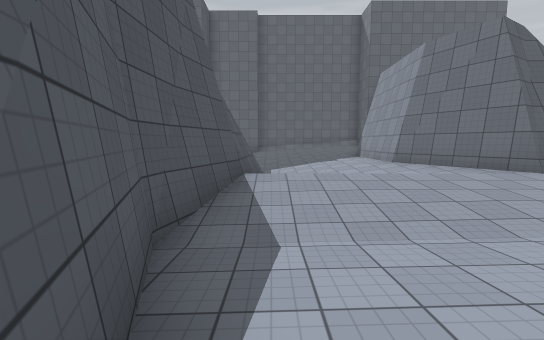
view 1 (above)

22 first-person views from a walk through a Unity game level. The camera is 1.5 m above the floor, tilts 6° down and sees 90° across. The floor is counted in squares, 2 m on a side. Each view is taken from the middle of a square. On the plan, view 1 faces up. The plan holds only what a view shows up to about 10 squares ahead; the rest is blank. The place goes on beyond the plan. The player character is not drawn. Door leaves are left out, so doorways stand open. Surface patterns are stand-ins for the level's own textures.

view 2
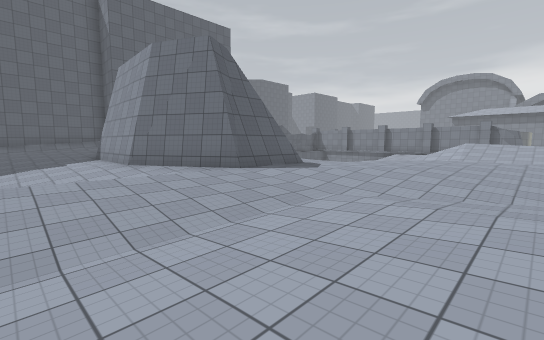

view 3
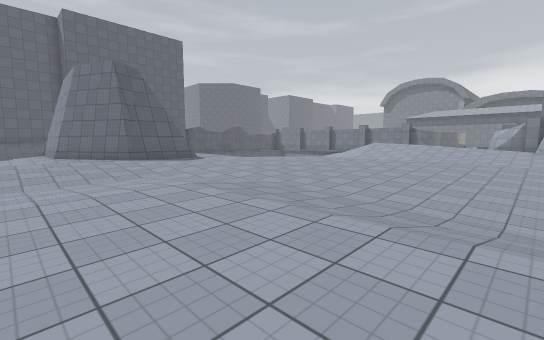

view 4
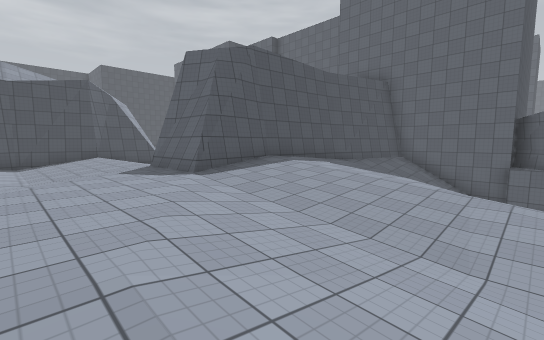

view 5
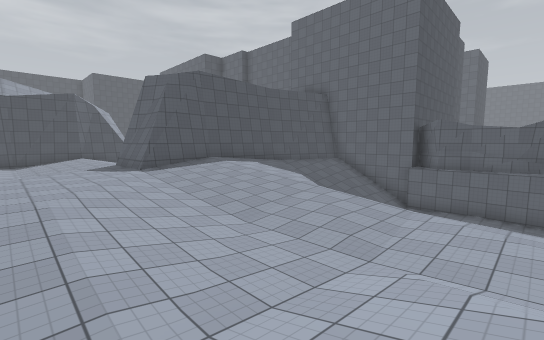

view 6
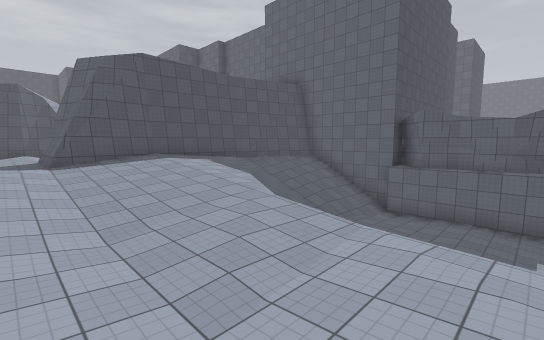

view 7
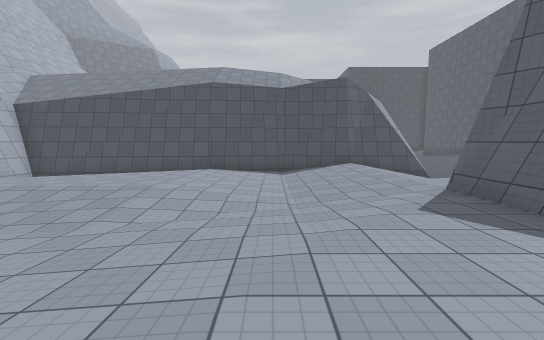

view 8
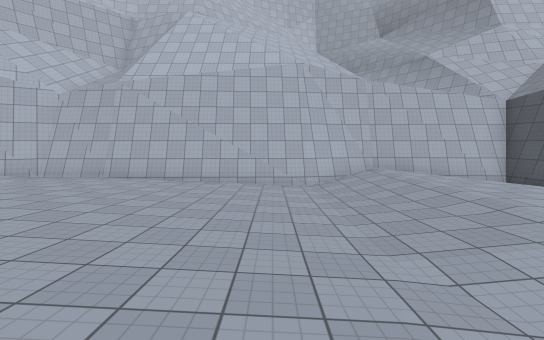

view 9
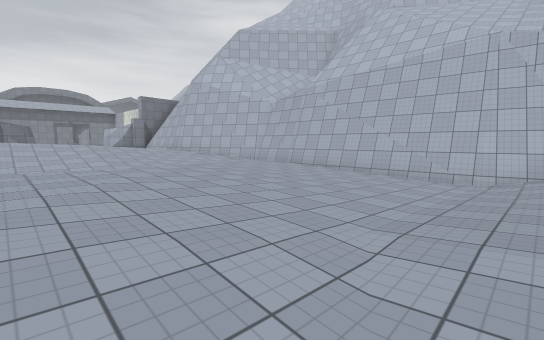

view 10
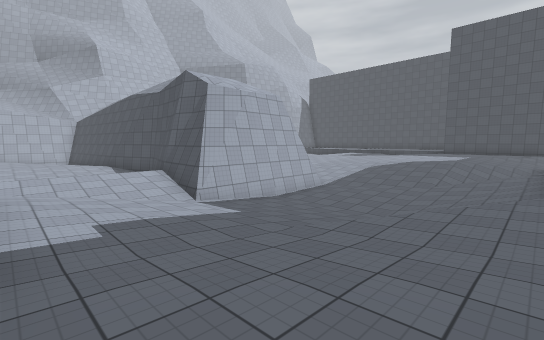

view 11
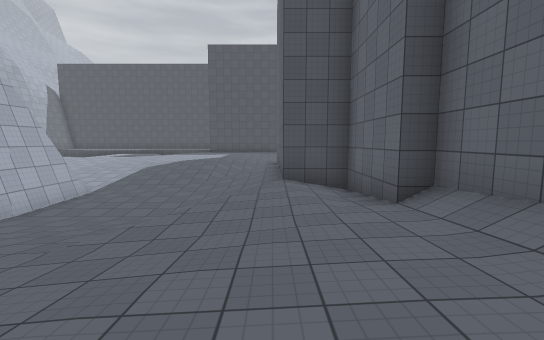

view 12
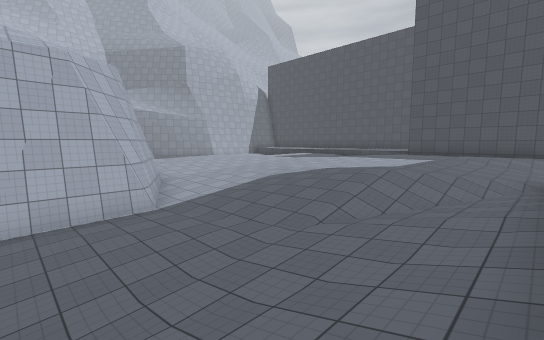

view 13
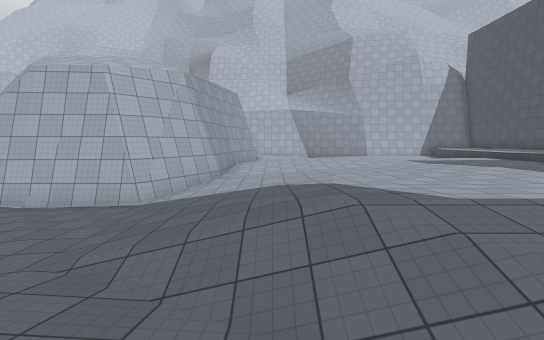

view 14
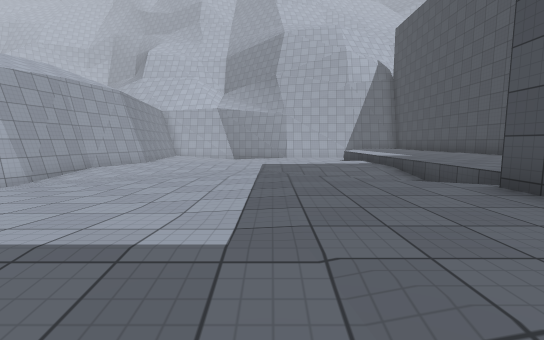

view 15
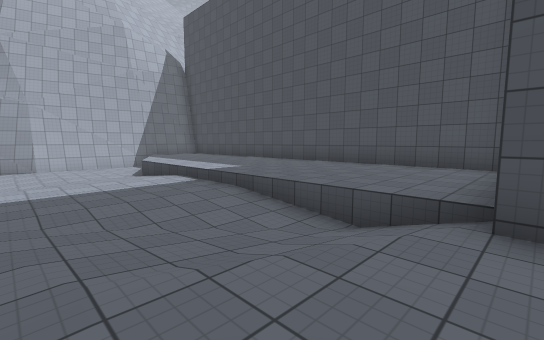

view 16
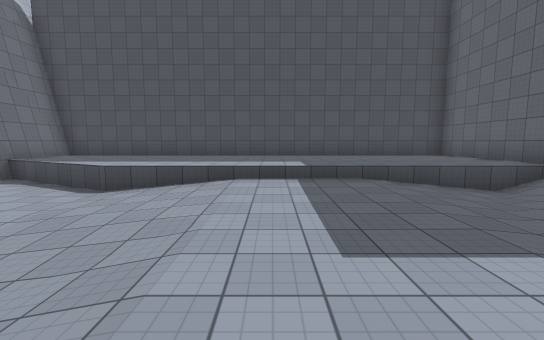

view 17
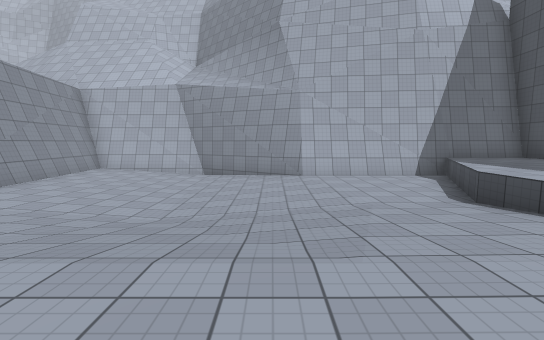

view 18
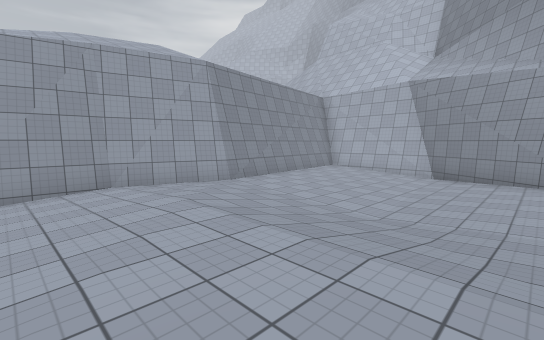

view 19
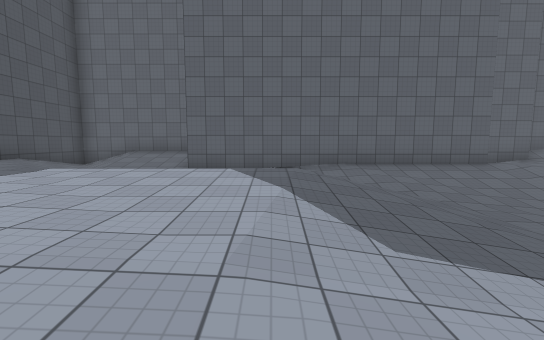

view 20
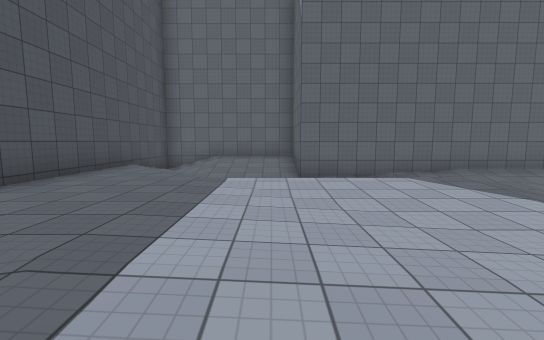

view 21
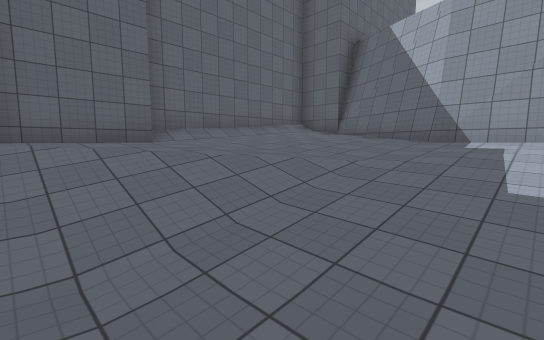

view 22
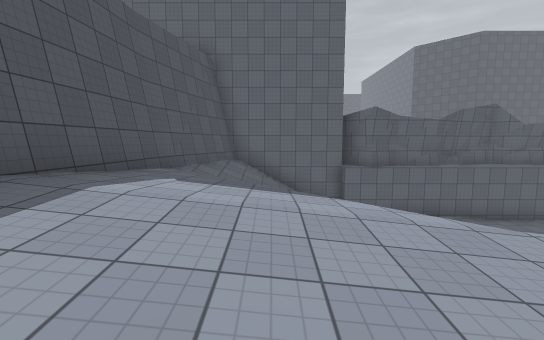

### Floor plan
Key: @ floor where view 1 was taken; # wall or solid block; . main floor; : floor 0.25 m higher than the main floor; - floor 0.25 m lower than the main floor; + floor 0.5 m higher than the main floor; _ floor 0.5 m lower than the main floor; * floor 0.75 m higher than the main floor; < floor 0.75 m lower than the main floor; % floor 1 m higher than the main floor; ( floor 1 m lower than the main floor; ! floor 3 m lower than the main floor; ? floor 3.25 m lower than the main floor; / step, stairs or slope.
Columns run from 21 left of view 1 to 15 right of it. Each row starts with its distance up from view 1.
 16      ######         #######
 15      #//++#      ####/////#
 14      #//::########:::+++**# #########
 13      #//.....:::::::::+++*# #////????
 12      #+/::://---__//:.:++## #////????
 11      #++++++///__<(//..:+# ##///!!!??
 10      #++++++++._<(((__.:+###////
  9 ######+++++++:-_<(((<_-:+###++///
  8 #%%%%/++++++:.-_((((<_-.+###*+:./
  7 #%%%%..++++::._<#####__.:###*+:.--___
  6 #%%%%:.:++::.._/#   #....###++:.-____
  5 #%%%%+:::::..-_##   #:::::##+:.-_____
  4 #%%%%+++:::..--#    #::::::+++:.-__//
  3 #%%%%+++::::..-#    #-.....:+++:..-//
  2 #%%%%::::::::..#    #----...:+++::..+
  1 #%%%%....--...##    #-......::++: ..+
  0 #%%%%..--___--#     #@..::....:+: ..+
 -1 #%%%%..-_____-#     ##.:::.-...:: ..+
 -2 #%%%...--____-#      #.:::.--...::..:
 -3 #%%%....-____-#      # :::-_---.....:
 -4 ########-____-##     # .::-__---....:
 -5        ###___--#     #  ::-___---..#
 -6          #######     ###############

Where each view was taken, in squares from view 1:
view 1: 0 up, 0 right, facing up
view 2: 0 up, 1 right, facing up-right
view 3: 4 down, 2 right, facing up-right
view 4: 2 up, 12 right, facing up-left
view 5: 2 up, 15 right, facing up-left
view 6: 4 up, 15 right, facing up-left
view 7: 2 up, 9 right, facing left
view 8: 2 up, 7 right, facing down
view 9: 2 up, 5 right, facing down-right
view 10: 13 up, 3 right, facing down-left
view 11: 13 up, 3 right, facing left
view 12: 13 up, 3 left, facing down-left
view 13: 13 up, 8 left, facing down
view 14: 12 up, 13 left, facing down
view 15: 9 up, 13 left, facing down-left
view 16: 3 up, 11 left, facing left
view 17: 4 up, 13 left, facing down
view 18: 4 up, 13 left, facing down-right
view 19: 6 up, 9 left, facing up
view 20: 6 up, 12 left, facing up
view 21: 9 up, 3 left, facing up-right
view 22: 5 up, 9 right, facing up
